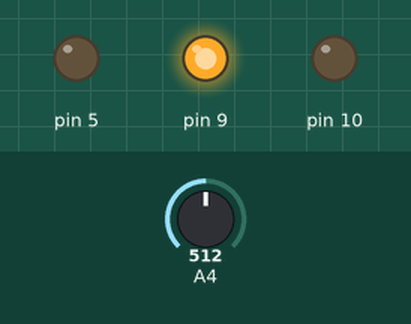
Simulated run of this sketch. Board: Arduino Leonardo, built with avr-gcc and run on an emulated ATmega32U4. Parts: output pins drawn as LEDs (lit = HIGH). The inputs (shaded band) are chosen by the test bench; at power-on: A4 = 512.

Above: at 1.3 s.
1.4 s: A4 set to 0
At 2.5 s:
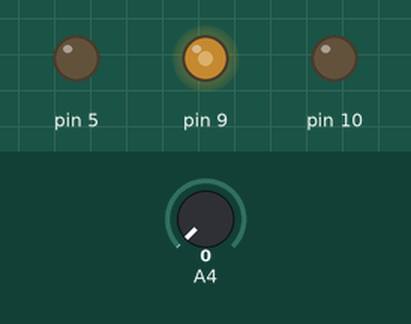
3.0 s: A4 set to 122
At 3.3 s:
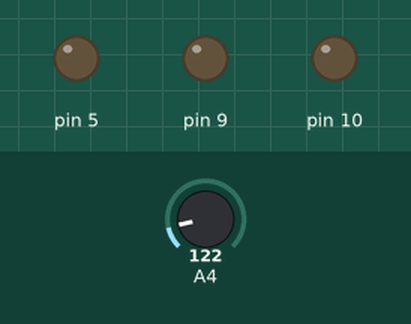
Timing chart, 0 to 12.1 s (numbered marks = the images above; inputs shaded):
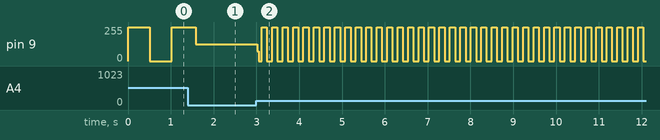

The sketch:

DelaySlider.ino
```cpp
#include <Esplora.h>


void setup() {
}

void loop() {
  Esplora.writeRGB(0, 0, 255);
  delay(Esplora.readSlider());
  Esplora.writeRGB(0, 0, 0);
  delay(Esplora.readSlider());
}
```

Measured:
- after the input at 3.0 s, pin 9: 126/255 → 72/255 at once, then moves between 0/255 and 255/255, repeating every 0.49 s
